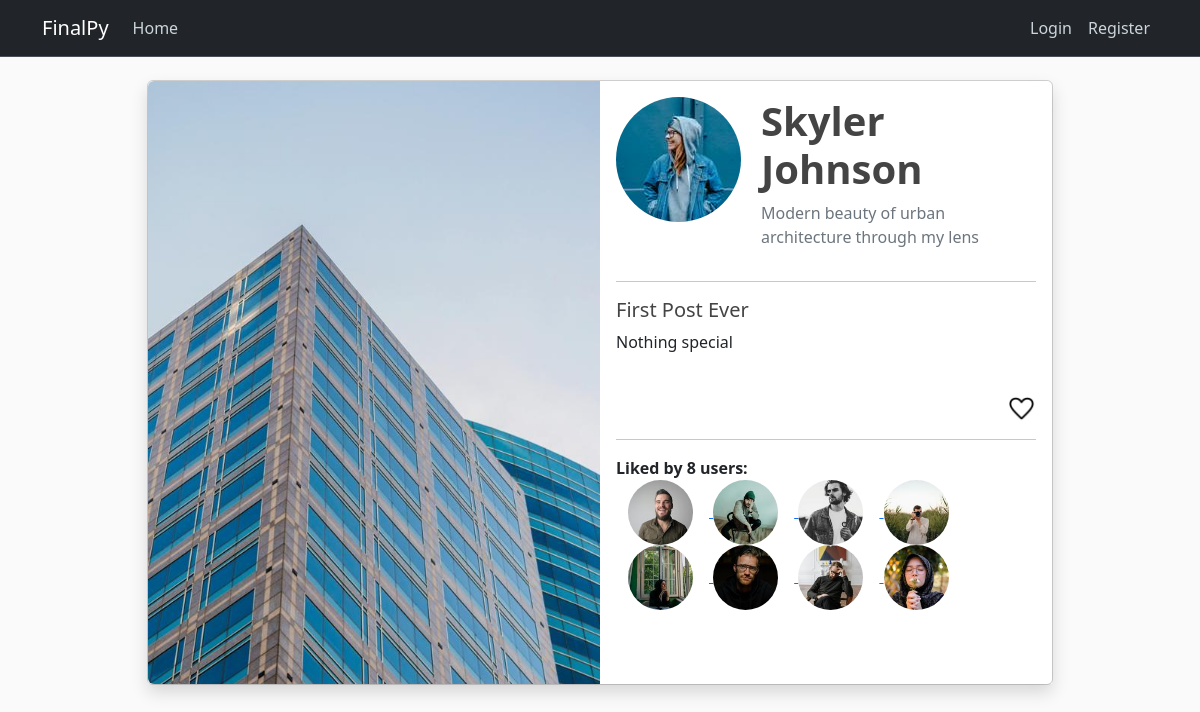
/post/1, run on the app's committed database.
### myapp/models.py (models this page shows, shortened)
class Post(db.Model):
    def default_time():
        return datetime.now(pytz.timezone('UTC'))
    id = db.Column(db.Integer, primary_key=True)
    title = db.Column(db.String(100), nullable=False)
    content = db.Column(db.String(), nullable=True)
    date_posted = db.Column(db.DateTime, nullable=False, default=default_time)   # do not call function
    date_updated = db.Column(db.DateTime, nullable=False, default=default_time)
    image_file = db.Column(db.String(20), nullable=False)
    user_id = db.Column(db.Integer, db.ForeignKey('user.id'), nullable=False)   # refers to tablename.columnname
    likes = db.relationship('Like', backref="itself", lazy=True)

class User(db.Model, UserMixin):
    id = db.Column(db.Integer, primary_key=True)
    username = db.Column(db.String(20), unique=True, nullable=False)    # 20 is max character
    email = db.Column(db.String(120), unique=True, nullable=False)    # 20 is max character
    about = db.Column(db.String(200), nullable=True, default='Hi There !')
    image_file = db.Column(db.String(20), nullable=False, default='default.jpg')
    password = db.Column(db.String(60), nullable=False)
    posts = db.relationship('Post', backref="author", lazy=True)    # refers to class name
    likes = db.relationship('Like', backref="user", lazy=True)

class Like(db.Model):
    id = db.Column(db.Integer, primary_key=True)
    user_id = db.Column(db.Integer, db.ForeignKey('user.id'), nullable=False)
    post_id = db.Column(db.Integer, db.ForeignKey('post.id'), nullable=False)

### myapp/posts/routes.py (the view)
@posts.route('/post/<int:post_id>', methods=['GET', 'POST'])   # dynamic id for every post
def post(post_id):
    post = Post.query.get_or_404(post_id)
    form = LikeForm()
    like_list = get_user_likes()
    temp = process_like_action(form)
    if temp is not None:
        return temp
    return render_template('post.html', post=post, form=form, like_list=like_list, Like=Like)

### myapp/posts/utils.py (called while the page is built, shortened)
def process_like_action(form):
    def create_url(target):
        """ Purpose of this function is not to send
            extra information other than page needs """
        if target == 'main.home':
            return url_for(target, page=page)
        elif target == 'users.user_posts':
            return url_for(target, page=page, username=post.author.username)
        elif target == 'posts.post':
            return url_for(target, post_id=post.id)
    return None

def get_user_likes():
    like_list = []
    if current_user.is_authenticated:
        like_list = [like.post_id for like in current_user.likes]
    return like_list

### myapp/templates/post.html (shortened to what this page needs)
{% extends "layout.html" %}
{% block main %}
    <div class="container col-md-10">
        <div class="card card-post">
            <div class="row g-0 shadow">
                <div class="col-md-6">
                    <img src="{{ url_for('static', filename='post_pics/' + post.image_file) }}" class="img-fluid rounded-start" alt="Image not found">
                </div>
                <div class="col">
                    <div class="card-body">
                        <div class="media d-flex">
                            <a class="article-title no-underline" href="{{ url_for('users.user_posts', username=post.author.username) }}">
                                <img class="rounded-circle account-img" src="{{ url_for('static', filename='profile_pics/' + post.author.image_file) }}">
                            </a>
                            <div class="media-body">
                                <h2 class="account-heading bold-text"><a class="article-title no-underline" href="{{ url_for('users.user_posts', username=post.author.username) }}">{{ post.author.username }}</a></h2>
                                <p class="text-secondary">{{ post.author.about }}</p>
                            </div>
                        </div>
                        <hr>
                        <h5 class="card-title"><a class="article-title" href="{{ url_for('posts.post', post_id=post.id) }}">{{ post.title }}</a></h5>
                        <div class="card-text">{{ post.content }}</div>
                        <div class="d-flex flex-column align-items-end">
                            <div class="mt-2">
                                <form class="btn btn-no-border" method="POST" action="{{ url_for('posts.post', post_id=post.id)}}" novalidate>
                                    {% if post.id in like_list %}
                                        {{ form.action(value='unlike') }}
                                            <button type="submit" class="symbol-heights btn-no-border"> <img src="{{ url_for('static', filename='icons/liked.png') }}" alt="liked" class="symbol-heights"></button>
                                    {% else %}
                                            <button type="submit" class="symbol-heights btn-no-border"> <img src="{{ url_for('static', filename='icons/like.png') }}" alt="liked" class="symbol-heights"></button>
                                    {% endif %}
                                </form>
                            </div>
                        </div>
                        <hr>
                        {% if Like.query.filter_by(post_id=post.id).count() == 0 %}
                            <b>Liked by:</b>
                        {% else %}
                            <b>Liked by {{ Like.query.filter_by(post_id=post.id).count() }} users:</b>
                        {% endif %}
                        <div class="container">
                            {% for person in Like.query.filter_by(post_id=post.id).order_by(Like.id.desc()).all() %}
                                <a href="{{ url_for('users.user_posts', username=person.user.username) }}">
                                    <img class="rounded-circle article-img"
                                    src="{{ url_for('static', filename='profile_pics/' + person.user.image_file) }}">
                                </a>
                            {% endfor %}
                        </div>
                    </div>
                </div>
            </div>
        </div>
    </div>
{% endblock %}

### myapp/templates/layout.html (shortened to what this page needs)
<!DOCTYPE html>
<html lang="en">
    <head>
        <link href="https://cdn.jsdelivr.net/npm/bootstrap@5.3.3/dist/css/bootstrap.min.css" rel="stylesheet">
        <link rel="stylesheet", href="/static/main.css">
    </head>
    <body>
      <header class="site-header mb-3">
          <nav class="navbar navbar-expand-md bg-dark border-bottom border-body fixed-top" data-bs-theme="dark">
            <div class="container">
              <a class="navbar-brand mr-4" href="/">FinalPy</a>
              <div class="collapse navbar-collapse" id="navbarToggle">
                <div class="navbar-nav mr-auto">
                  <a class="nav-item nav-link" href="{{ url_for('main.home') }}">Home</a>
                </div>
                <div class="navbar-nav ms-auto" id="navbarToggle">
                  {% if current_user.is_authenticated %}
                    <a class="nav-item nav-link" href="{{ url_for('posts.new_post') }}">New Post</a>
                    <a class="nav-item nav-link" href="{{ url_for('users.account') }}">Account</a>
                    <a class="nav-item nav-link" href="{{ url_for('users.logout') }}">Logout</a>
                  {% else %}
                    <a class="nav-item nav-link" href="{{ url_for('users.login') }}">Login</a>
                    <a class="nav-item nav-link" href="{{ url_for('users.register') }}">Register</a>
                  {% endif %}
                </div>
              </div>
            </div>
          </nav>
      </header>
      <div class="container">
          {% block main %}{% endblock %}
      </div>
    </body>
</html>

### myapp/static/main.css (style rules this page uses)
body { background: #fafafa; color: #333333; margin-top: 5rem; }
h1, h2, h3, h4, h5, h6 { color: #444444; }
.site-header .navbar-nav .nav-link { color: #cbd5db; }
.article-title { color: #444444; text-decoration: none; }
.article-img { height: 65px; width: 65px; margin-right: 16px; }
.account-img { height: 125px; width: 125px; margin-right: 20px; margin-bottom: 16px; }
.account-heading { color: #444444; text-decoration: none; font-size: 2.5rem; }
.bold-text { font-weight: bold; }
.no-underline { text-decoration: none; }
.card-title { margin-bottom: 0; text-align: start; padding-bottom: 0.5rem; }
.card-text { text-align: start; height: 3.5rem; overflow: auto; }
.symbol-heights { width: auto; height: 1.8rem; }
.btn-no-border { border: none; padding: 0; background: none; }

### data on the page
Post: image_file (picture), title "First Post Ever", content "Nothing special"
User: image_file (picture), author.username "Skyler Johnson", author.about "Modern beauty of urban architecture through my lens"
Like: image_file (picture)
Like: image_file (picture)
Like: image_file (picture)
Like: image_file (picture)
Like: image_file (picture)
Like: image_file (picture)
Like: image_file (picture)
Like: image_file (picture)

### other printed values
{{ Like.query.filter_by(post_id=post.id).count() }} "8"
